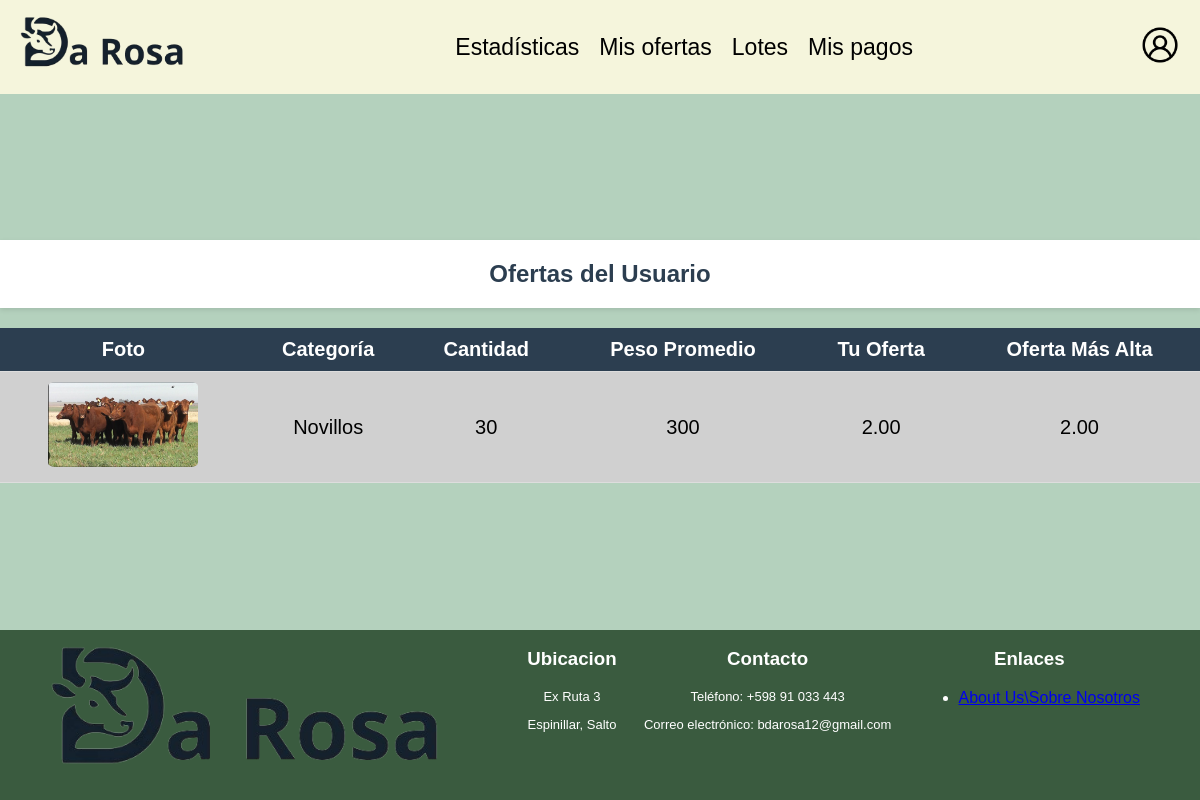
The app's page /paginas/mis_ofertas.php (signed in) with its own data.
### tables this page shows
CREATE TABLE `lotes` (
  `id_lote` int(11) NOT NULL,
  `categoria` varchar(40) DEFAULT NULL,
  `cantidad` int(11) DEFAULT NULL,
  `peso_promedio` int(11) DEFAULT NULL,
  `peso_maximo` int(11) DEFAULT NULL,
  `peso_minimo` int(11) DEFAULT NULL,
  `cant_pesada` int(11) DEFAULT NULL,
  `clase` varchar(20) DEFAULT NULL,
  `estado` varchar(20) DEFAULT NULL,
  `raza` varchar(60) DEFAULT NULL,
  `edad` int(11) DEFAULT NULL,
  `sanidad` varchar(255) DEFAULT NULL,
  `tratamiento_nutricional` varchar(255) DEFAULT NULL,
  `conoce_miomio` tinyint(1) DEFAULT NULL,
  `zona_garrapata` tinyint(1) DEFAULT NULL,
  `observaciones` text DEFAULT NULL,
  `fecha_inicio` datetime DEFAULT NULL,
  `fecha_fin` datetime DEFAULT NULL,
  `vendido` tinyint(1) NOT NULL DEFAULT 0,
  `id_certificador` int(11) DEFAULT NULL
);

### paginas/mis_ofertas.php (the view, shortened to what this page needs)
<?php
include '../includes/conexion.php';
$id_usuario = @$_SESSION['user_id'];
@$rol_usuario = $_SESSION['rol'];
if(isset($_SESSION['user_id'])){
    $sql = $sql = "SELECT
    lotes.id_lote,
    lotes.categoria,
    lotes.raza,
    lotes.cantidad,
    lotes.peso_promedio,
    MIN(archivo.ruta) AS ruta,
    o.monto AS Monto_Usuario,
    (SELECT MAX(o.monto) FROM oferta o WHERE o.id_lote = lotes.id_lote) AS Monto_Maximo
FROM
    lotes
INNER JOIN
    oferta o ON lotes.id_lote = o.id_lote
LEFT JOIN
    archivo ON lotes.id_lote = archivo.id_lote
WHERE
    fecha_fin > NOW()
    AND o.id_usuario = $id_usuario
    AND o.monto = (SELECT MAX(o.monto) FROM oferta o WHERE o.id_lote = lotes.id_lote AND o.id_usuario = $id_usuario)
GROUP BY
    lotes.id_lote";
    $result = mysqli_query($conexion, $sql);
}
?>
<!DOCTYPE html>
<html lang="es">
<head>
    <link rel="stylesheet" href="../css/lotesusr.css">
</head>
<?php
    if ($rol_usuario == 'Administrador'){
        include '../includes/headeradmin.php';
    } else {
        include '../includes/header.php';
    }
?>
<body>
    <div class="content">
        <h2>Ofertas del Usuario</h2>
        <?php
        if(!isset($_SESSION['user_id'])){
            echo "<div class='no-lotes'>Debe iniciar sesión para ver sus ofertas.</div>";
        } else {
            if(mysqli_num_rows($result) > 0) {
                echo "<table class='listas'>
                        <thead>
                            <tr>
                                <th>Foto</th>
                                <th class='esconder'>Categoría</th>
                                <th class='esconder'>Cantidad</th>
                                <th class='esconder'>Peso Promedio</th>
                                <th>Tu Oferta</th>
                                <th>Oferta Más Alta</th>
                            </tr>
                        </thead>
                        <tbody>";
                while ($row = mysqli_fetch_assoc($result)) {
                    echo "<tr>";
                    echo "<td><a href='especificaciones.php?id=" . $row['id_lote'] . "'><img src='" . $row['ruta'] . "' alt='" . $row['categoria'] . "'></a></td>";
                    echo "<td class='esconder'>" . $row['categoria'] . "</td>";
                    echo "<td class='esconder'>" . $row['cantidad'] . "</td>";
                    echo "<td class='esconder'>" . $row['peso_promedio'] . "</td>";
                    echo "<div id='oferta_usuario'><td>" . ($row['Monto_Usuario'] ?: 'N/A') . "</td></div>";
                    echo "<div id='oferta_actual'><td>" . ($row['Monto_Maximo'] ?: 'N/A') . "</td></div>";
                    echo "</tr>";
                }
                echo '</tbody></table>';
            } else {
                echo "<div class='no-lotes'>Todavía no has hecho ninguna oferta.</div>";
            }
        }
        ?>
    </div>
</body>
<?php include '../includes/footer.php'; ?>
</html>

### css/lotesusr.css (style rules this page uses)
body { font-family: Arial, sans-serif; background-color: rgba(143, 186, 157, 0.667); margin: 0; padding: 0; display: flex; flex-direction: column; min-height: 100vh; }
h2 { text-align: center; color: #2c3e50; padding: 20px 0px; margin: 0; background-color: #ffffff; width: 100%; box-shadow: 0 2px 5px rgba(0, 0, 0, 0.1); font-size: 24px; }
table.listas { width: 100%; border-collapse: collapse; margin-top: 20px; background-color: #d0d0d0; }
table.listas thead { background-color: #2c3e50; color: white; }
table.listas th, table.listas td { padding: 10px; text-align: center; border-bottom: 1px solid #ddd; font-size: 20px; }
table.listas img { width: 150px; height: auto; border-radius: 5%; }
.content { flex: 1; display: flex; flex-direction: column; align-items: center; justify-content: center; }
@media screen and (min-width: 800px) { .esconder { display: table-cell; } }

### records on screen
lotes: categoria (picture), categoria "Novillos", cantidad "30", peso_promedio "300", Monto_Usuario "2.00", Monto_Maximo "2.00"
